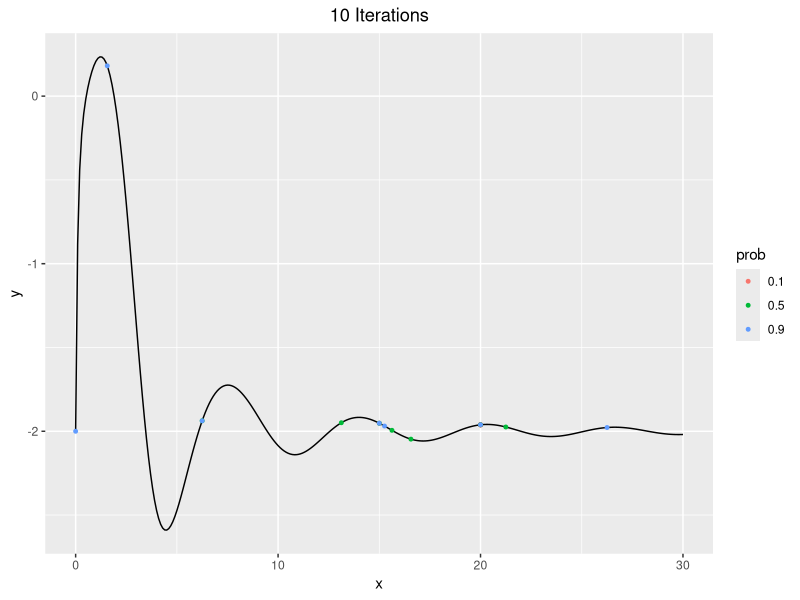
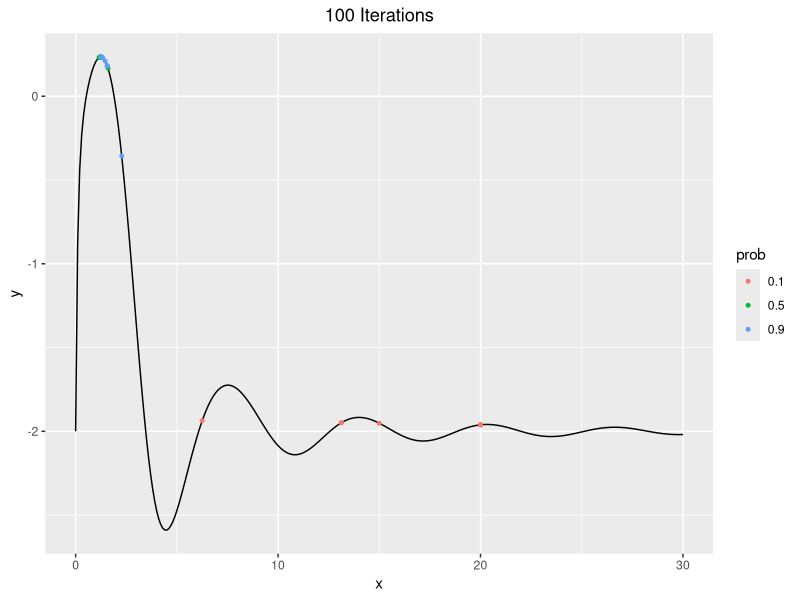
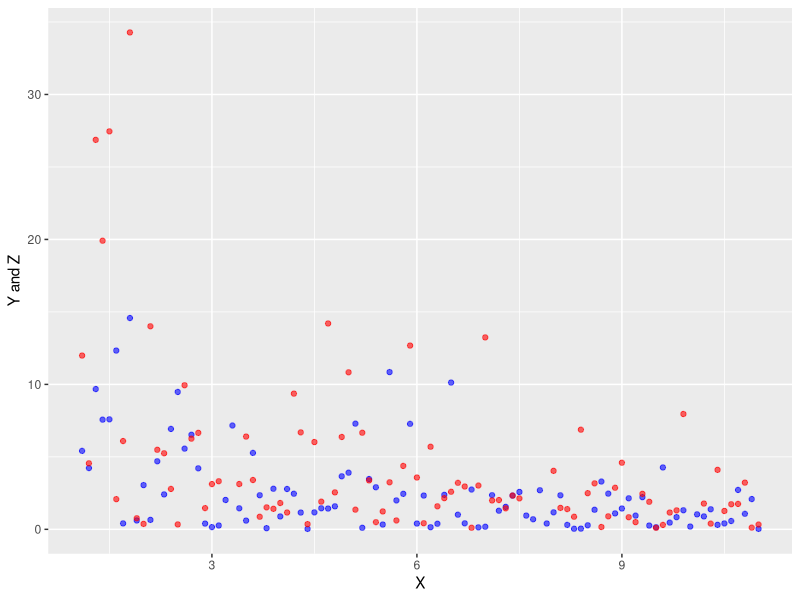
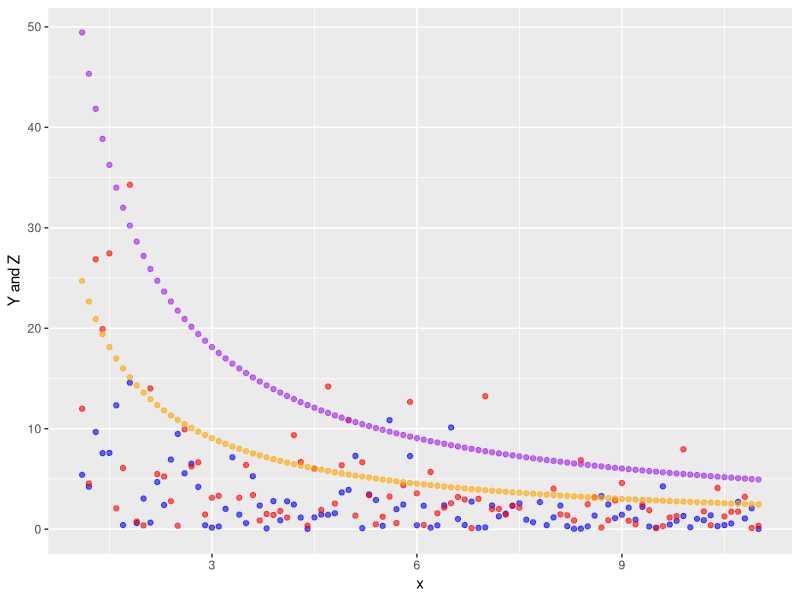

These charts were generated, in order, by the following R code:
## ---- chunk 1
knitr::opts_chunk$set(echo = TRUE)
## ---- chunk 2
genfunc <- function(x) {
    (x^2 / exp(x)) - 2 * exp(-(9 * sin(x)) / (x^2 + x + 1))
}
## ---- chunk 3
crossover <- function(x,y) {
    (x + y) / 2
}
## ---- chunk 4
mutate <- function(x) {
    x^2 %% 30
}
## ---- chunk 5
genetic <- function(maxiter, mutprob) {
    ## a)
    ## plot(x = 0:30, y= genfunc(0:30),  xlim = c(0,30), type ="l", xlab="", ylab="")

    ## b)
    X <- seq(0,30,by = 5)

    ## c)
    values <- genfunc(X)
    ## points(X, values, col = "red")

    ## d)
    bestvalue <- -Inf

    for (i in 1:maxiter){

        ## i
        parents <- sample(1:length(X), size = 2 )

        ## ii
        victim <- which.min(values)

        ## iii
        child <- crossover(X[parents[1]],X[parents[2]])

        if (mutprob > runif(1,0,1)) {
            child <- mutate(child)
        }

        ## iv
        X[victim] <- child

        values[victim]<- genfunc(child)
        ## values <- genfunc(X)

        ## v
        bestvalue <- max(bestvalue, max(values))
    }

    ## points(x = X, y = values, col = "darkgreen")
    list(opt=bestvalue, pop=X, vals=values)
}
## ---- chunk 6
library(ggplot2)

func_data <- data.frame(x=seq(0, 30, by=0.1), y=genfunc(seq(0, 30, by=0.1)))

set.seed(123456)
r1 <- genetic(maxiter = 10, mutprob = 0.1)
r1$opt

set.seed(123456)
r2 <- genetic(maxiter = 10, mutprob = 0.5)
r2$opt

set.seed(123456)
r3 <- genetic(maxiter = 10, mutprob = 0.9)
r3$opt

rd1 <- data.frame(x=r1$pop, y=r1$vals, prob="0.1")
rd2 <- data.frame(x=r2$pop, y=r2$vals, prob="0.5")
rd3 <- data.frame(x=r3$pop, y=r3$vals, prob="0.9")

plot_data <- rbind(rd1, rd2, rd3)

ggplot() +
    ggtitle("10 Iterations") +
    geom_line(data=func_data, aes(x=x, y=y)) +
    geom_point(data=plot_data, aes(x=x, y=y, col=prob), size=1) +
    theme(plot.title=element_text(hjust=0.5))
## ---- chunk 7
set.seed(123456)
r1 <- genetic(maxiter = 100, mutprob = 0.1)
r1$opt

set.seed(123456)
r2 <- genetic(maxiter = 100, mutprob = 0.5)
r2$opt

set.seed(123456)
r3 <- genetic(maxiter = 100, mutprob = 0.9)
r3$opt

rd1 <- data.frame(x=r1$pop, y=r1$vals, prob="0.1")
rd2 <- data.frame(x=r2$pop, y=r2$vals, prob="0.5")
rd3 <- data.frame(x=r3$pop, y=r3$vals, prob="0.9")

plot_data <- rbind(rd1, rd2, rd3)

ggplot() +
    ggtitle("100 Iterations") +
    geom_line(data=func_data, aes(x=x, y=y)) +
    geom_point(data=plot_data, aes(x=x, y=y, col=prob), size=1) +
    theme(plot.title=element_text(hjust=0.5))
## ---- chunk 8
physical <- read.csv("../data/physical1.csv")
physical
## ---- chunk 9
ggplot(physical) +
    geom_point(aes(x=X, y=Y), col="blue", alpha = 0.6) +
    geom_point(aes(x=X, y=Z), col="red", alpha = 0.6) + 
    labs(y = "Y and Z")
## ---- chunk 10


EM <- function(data, lambdazero, maxiter = 500, eps = 0.001){
  
  Estep <- function(data,lambda){
    
    r <- sum(is.na(data$z)) 
    n <- nrow(data)
    
      (2 * sum(log(data$x)) - 2 * n * log(2 * lambda) - 
      sum(data$x * data$y)/lambda - 
      sum(data$x * data$z, na.rm = TRUE)/(2*lambda) - (n - r))
    
  }
  
  Mstep <- function(data, lambda){
    
    n <- nrow(data)
    r <- sum(is.na(data$z))
    
     ( (sum(data$x * data$y) + 
      sum(data$x * data$z, na.rm = TRUE) +
       (n-r) * lambda)/(2*n) )    
    
  }
  
  
  curlambda <- lambdazero
  prevlambda <- lambdazero*5 
  iter <- 1 
  while(iter < maxiter && (abs(curlambda - prevlambda) > eps)){
    
    prevlambda <- curlambda
    curlambda <- Mstep(data,lambda = curlambda)
    
    iter <- iter + 1
  }

  return(list(lambda = curlambda, iter = iter)) 
}


colnames(physical) <- c("x","y","z")
res <- EM(data = physical, lambdazero = 100)
print(res)
## ---- chunk 11
lamb <- res$lambda
physical$EZ <- (2*lamb)/physical$x
physical$EY <- lamb/physical$x



ggplot(physical) +
    geom_point(aes(x=x, y=y), col="blue", alpha = 0.6) +
    geom_point(aes(x=x, y=z), col="red", alpha = 0.6) + 
    geom_point(aes(x=x, y=EZ), col="purple", alpha = 0.6) +
    geom_point(aes(x=x, y=EY), col="orange", alpha = 0.6) + 
    labs(y = "Y and Z")
